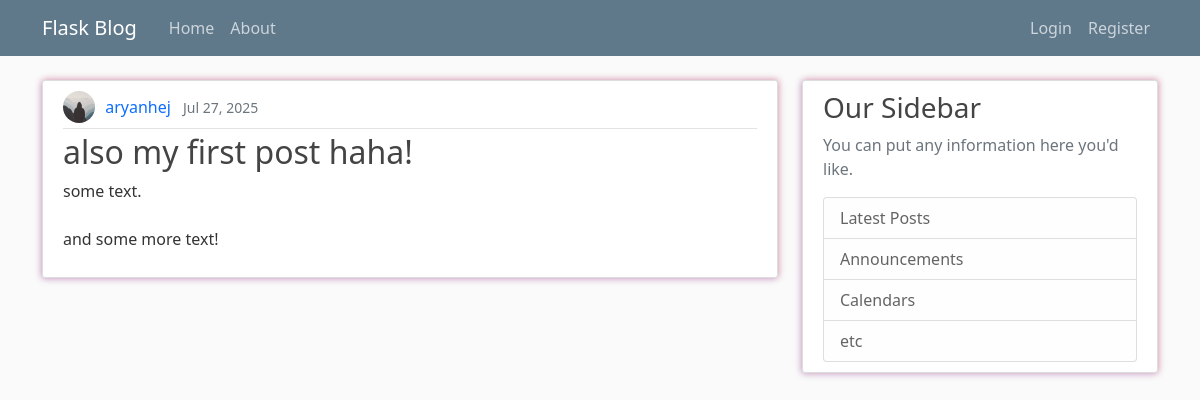
Screenshot of /post/2 with the database file from the repository.
### flasknetwork/models.py (models this page shows, shortened)
class User(db.Model, UserMixin): # the *table* name is 'user' by default, not 'User'
    id = db.Column(db.Integer, primary_key=True)
    username = db.Column(db.String(20), unique=True, nullable=False)
    email = db.Column(db.String(120), unique=True, nullable=False)
    image_file = db.Column(db.String(20), nullable=False, default='default.jpg')
    password = db.Column(db.String(60), nullable=False)
    posts = db.relationship('Post', backref='author', lazy=True)

class Post(db.Model):
    id = db.Column(db.Integer, primary_key=True)
    title = db.Column(db.String(100), nullable=False)
    date_posted = db.Column(db.DateTime, nullable=False, default=datetime.utcnow)
    content = db.Column(db.Text, nullable=False)
    user_id = db.Column(db.Integer, db.ForeignKey('user.id'), nullable=False)

### flasknetwork/routes.py (the view)
@app.route('/post/<int:post_id>')
def post(post_id):
    post = Post.query.get_or_404(post_id)
    return render_template('post.html', title=post.title, post=post)

### flasknetwork/templates/post.html (shortened to what this page needs)
{% extends "layout.html" %}
{% block content %}
    <article class="d-flex align-items-center content-section position-relative">
        <div class="flex-grow-1">
            <div class="article-metadata">
                <img class="rounded-circle article-img" src="{{ url_for('static', filename='profile_pics/' + post.author.image_file) }}" alt="{{ post.author.username }}'s profile picture">
                <a class="me-2 author-link" href="#">{{ post.author.username }}</a>
                <small class="text-muted">{{ post.date_posted.strftime('%b %d, %Y') }}</small>
            </div>
            <h2 class="article-title">{{ post.title }}</h2>
            <p class="article-content">{{ post.content }}</p>
        </div>
    </article>
{% endblock content %}

### flasknetwork/static/css/main.css (style rules this page uses)
body { background: #fafafa; color: #333333; margin-top: 5rem; }
h1, h2, h3, h4, h5, h6 { color: #444444; }
.content-section { background: #ffffff; padding: 10px 20px; border: 1px solid #dddddd; border-radius: 3px; margin-bottom: 20px; box-shadow: -1px 1px 7px 0 rgba(86, 3, 150, 0.25), 1px -1px 7px 0 rgba(201, 12, 12, 0.25); }
a.article-title, a.author-link { text-decoration: none; }
.article-title { color: #444444; word-wrap: break-word; word-break: break-word; hyphens: auto; }
.article-content { white-space: pre-line; }
.article-img { height: 32px; width: 32px; margin-right: 6px; margin-bottom: 4px; vertical-align: middle; }
.article-metadata { padding-bottom: 1px; margin-bottom: 4px; border-bottom: 1px solid #e3e3e3 }

### rows the page displays
User: image_file (placeholder picture), author.username "aryanhej"
Post: date_posted "Jul 27, 2025", title "also my first post haha!", content "some text. and some more text!"
